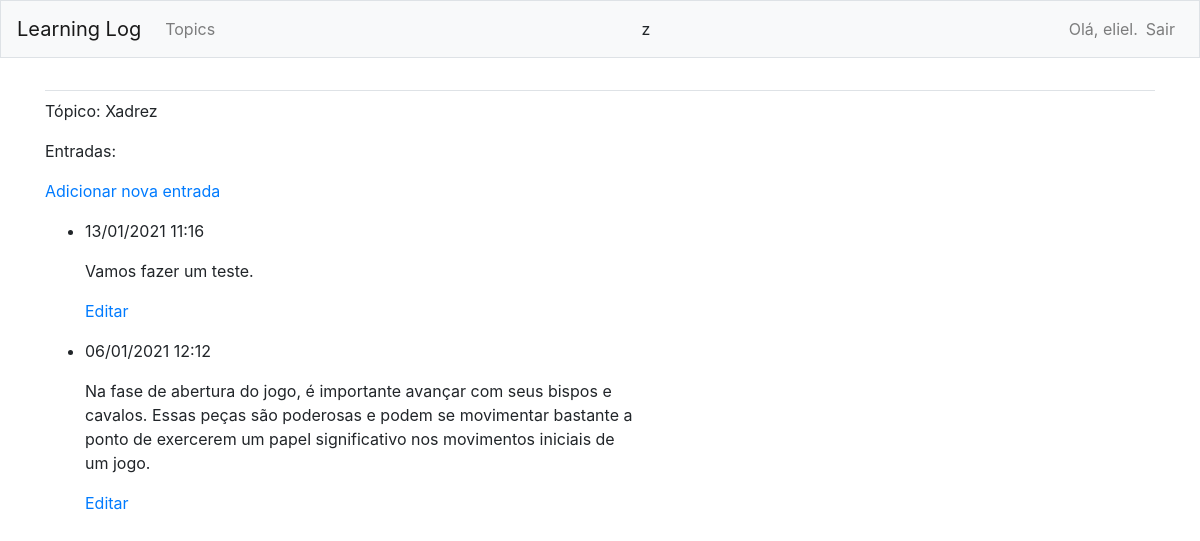
The page /topics/1/ (signed in) on the database its author committed.
### learning_logs/models.py (models this page shows, shortened)
class Topic(models.Model):
	text = models.CharField(max_length=200)
	date_added = models.DateTimeField(auto_now_add=True)
	owner = models.ForeignKey(User, on_delete=models.CASCADE)
	def __str__(self):
		return self.text

class Entry(models.Model):
	topic = models.ForeignKey(Topic, on_delete=models.CASCADE)
	text = models.TextField()
	date_added = models.DateTimeField(auto_now_add=True)
	class Meta:
		verbose_name_plural = 'entries'

### learning_logs/views.py (the view)
# urls.py: path('topics/<topic_id>/', views.topic, name='topic'),
@login_required
def topic(request, topic_id):
    topic = Topic.objects.get(id=topic_id)
    if topic.owner != request.user:
        raise Http404
    entries = topic.entry_set.order_by('-date_added')
    context = {'topic': topic, 'entries': entries}
    return render(request, 'learning_logs/topic.html', context)

### learning_logs/templates/learning_logs/topic.html
{% extends 'learning_logs/base.html' %}
{% block content %}
	<p>Tópico: {{ topic }} </p>
	<p>Entradas: </p>
	<p>
		<a href="{% url 'learning_logs:new_entry' topic.id %}"> Adicionar nova entrada</a>
	</p>
	<ul>
		{% for entry in entries %}
			<li>
				<p>{{ entry.date_added|date:'d/m/Y   H:i' }}</p>
				<p>{{ entry.text|linebreaks }}</p>
				<p>
					<a href="{% url 'learning_logs:edit_entry' entry.id %}">Editar</a>
				</p>
			</li>
		{% empty %}
			<li>
				Não há nenhuma entrada para este assunto ainda.
			</li>
		{% endfor %}
	</ul>
{% endblock content %}

### learning_logs/templates/learning_logs/base.html (shortened to what this page needs)
{% load bootstrap4 %}
<!DOCTYPE html>
<html lang="pt-br">
<head>
  {% bootstrap_css %}
</head>
<body>
  <nav class="navbar navbar-expand-md navbar-light bg-light mb-4 border">
    <a class="navbar-brand" href="{% url 'learning_logs:index'%}">
        Learning Log</a>
    <div class="collapse navbar-collapse" id="navbarCollapse">
      <ul class="navbar-nav mr-auto">
        <li class="nav-item">
          <a class="nav-link" href="{% url 'learning_logs:topics'%}">
              Topics</a></li>
      </ul>z
      <ul class="navbar-nav ml-auto">
        {% if user.is_authenticated %}
          <li class="nav-item">
            <span class="navbar-text"}">Olá, {{ user.username }}.</span>
          </li>
          <li class="nav-item">
            <a class="nav-link" href="{% url 'users:logout' %}">Sair</a>
          </li>
        {% else %}
          <li class="nav-item">
            <a class="nav-link" href="{% url 'users:register' %}">Criar conta</a>
          </li>
          <li class="nav-item">
            <a class="nav-link" href="{% url 'users:login' %}">Logar</a></li>
        {% endif %}
      </ul>
    </div>
  </nav>
  <main role="main" class="container">
    <div class="pb-2 mb-2 border-bottom">
    </div>
    <div>
      {% block content %}{% endblock content %}
    </div>
  </main>
</body>
</html>

### rows shown on the page
Topic: text "Xadrez"
Entry: date_added "13/01/2021 11:16", text "Vamos fazer um teste."
Entry: date_added "06/01/2021 12:12", text "Na fase de abertura do jogo, é importante avançar com seus bispos e cavalos. Essas peças são poderosas e podem se movimentar bastante a ponto de exercerem um papel significativo nos movimentos iniciais de um jogo."

### other values the page prints
{{ user.username }} "eliel"
